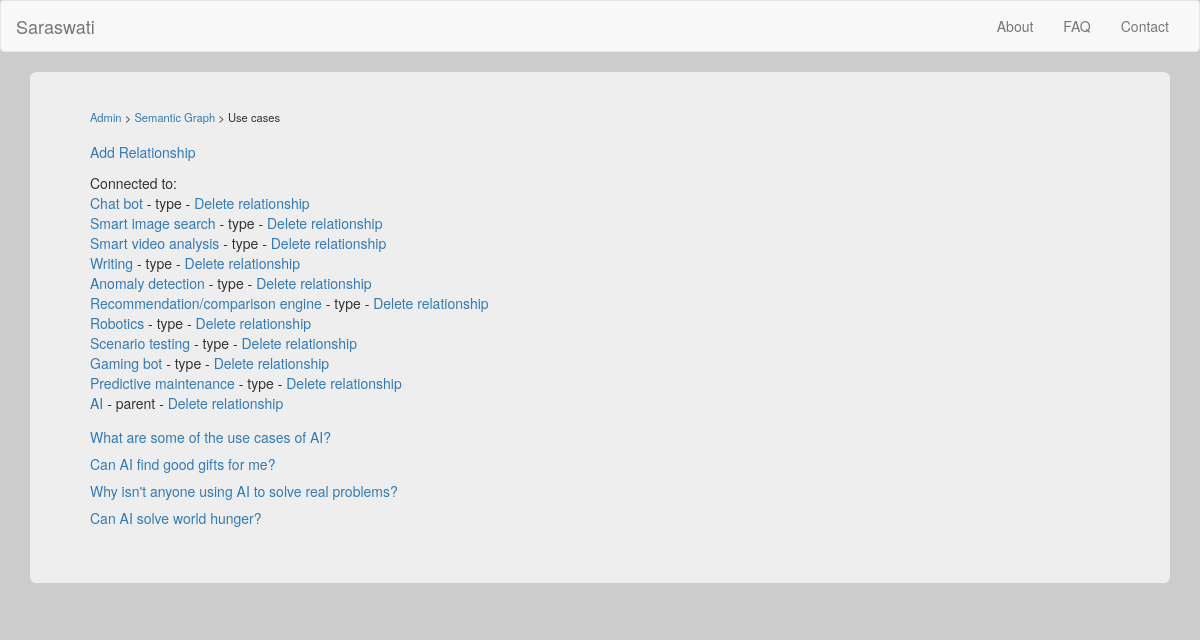
The page /node?id=2 on the database its author committed.
### db.py (models this page shows, shortened)
class semantic_graph_node(db.Model):
	id = db.Column('node_id', db.Integer, primary_key = True)
	title = db.Column(db.String(255))

class semantic_graph_relationship(db.Model):
	id = db.Column('relationship_id', db.Integer, primary_key = True)
	node_id_1 = db.Column(db.Integer)
	node_id_2 = db.Column(db.Integer)
	relationship_1_to_2 = db.Column(db.String(255))
	relationship_2_to_1 = db.Column(db.String(255))

class training_chat(db.Model):
	id = db.Column('message_id', db.Integer, primary_key = True)
	chat_id = db.Column(db.Integer)
	party = db.Column(db.SmallInteger)
	text = db.Column(db.Text)
	node_id = db.Column(db.Integer)

### modules/admin.py (the view)
@admin.route('/node')
def view_node():
	nodeID = request.args['id']
	thisNode = semantic_graph_node.query.filter_by(id=nodeID).first()
	if not thisNode:
		return render_template("error.html", error_message = "Database error")
	else:
		nodeName = thisNode.title
	if "del" in request.args:
		semantic_graph_relationship.query.filter_by(id=request.args["del"]).delete()
		db.session.commit()
	nodeList = []
	queryList = semantic_graph_relationship.query.filter_by(node_id_1 = nodeID)
	for result in queryList:
		newItem = type('tmp', (object,), {}) #Hacky way to make newItem a generic object
		newItem.relationship_id = result.id
		newItem.relationship = result.relationship_2_to_1 #Show the relationship of node2 to node1
		newItem.other_node_id = result.node_id_2
		titleQuery = semantic_graph_node.query.filter_by(id = result.node_id_2).first()
		newItem.nodeTitle = titleQuery.title
		nodeList.append(newItem)
	queryList2 = semantic_graph_relationship.query.filter_by(node_id_2 = nodeID)
	for result in queryList2:
		newItem = type('tmp', (object,), {}) #Hacky way to make newItem a generic object
		newItem.relationship_id = result.id
		newItem.relationship = result.relationship_1_to_2 #Show the relationship of node1 to node2
		newItem.other_node_id = result.node_id_1
		titleQuery = semantic_graph_node.query.filter_by(id = result.node_id_1).first()
		newItem.nodeTitle = titleQuery.title
		nodeList.append(newItem)
	results = training_chat.query.order_by(training_chat.chat_id).filter_by(node_id = nodeID)
	chats = clean_training_chats(results)
	return render_template("node.html", nodes = nodeList, node_id = nodeID, node_name = nodeName, chats = chats)

### helpers.py (called while the page is built)
def clean_training_chats(inputList):
	chats = []
	for result in inputList:
		addResult = True
		for chat in chats:
			if chat.chat_id == result.chat_id:
				addResult = False
				break
		if addResult:
			chats.append(result)
	return chats

### templates/node.html
{% extends "base.html" %}
{% block content %}
  <div class="container">
    <div class="jumbotron">
		<div class="navigation_header">
			<a href="admin">Admin</a> &gt; <a href="graph">Semantic Graph</a> &gt; {{ node_name }}
		</div>
		<a href="add_relationship?id={{ node_id }}">Add Relationship</a>
		<div style="height: 0.8em;"></div>
		{% if not nodes %}
			No connections found
		{% else %}
			Connected to:<br />
			{% for node in nodes %}
				<a href="node?id={{ node.other_node_id }}">{{ node.nodeTitle }}</a> - {{node.relationship}} - <a href="node?id={{ node_id }}&del={{ node.relationship_id }}" onclick="return confirm('Are you sure?');">Delete relationship</a><br />
			{% endfor %}
		{% endif %}
		<div style="height: 1em;"></div>
		{% for chat in chats %}
			<a href="training_chat?id={{ chat.chat_id }}">{{ chat.text }}</a>
			<div style="height: 0.5em;"></div>
		{% endfor %}
	</div>
  </div>
{% endblock %}

### static/styles.css (style rules this page uses)
body { background-color: #CCC; }
.navigation_header { margin-top: -1em; font-size: 0.8em; margin-bottom: 1.5em; }

### rows shown on the page
semantic_graph_node: title "Use cases"
semantic_graph_node: nodeTitle "Chat bot"
semantic_graph_relationship: relationship "type"
semantic_graph_node: nodeTitle "Smart image search"
semantic_graph_relationship: relationship "type"
semantic_graph_node: nodeTitle "Smart video analysis"
semantic_graph_relationship: relationship "type"
semantic_graph_node: nodeTitle "Writing"
semantic_graph_relationship: relationship "type"
semantic_graph_node: nodeTitle "Anomaly detection"
semantic_graph_relationship: relationship "type"
semantic_graph_node: nodeTitle "Recommendation/comparison engine"
semantic_graph_relationship: relationship "type"
semantic_graph_node: nodeTitle "Robotics"
semantic_graph_relationship: relationship "type"
semantic_graph_node: nodeTitle "Scenario testing"
semantic_graph_relationship: relationship "type"
semantic_graph_node: nodeTitle "Gaming bot"
semantic_graph_relationship: relationship "type"
semantic_graph_node: nodeTitle "Predictive maintenance"
semantic_graph_relationship: relationship "type"
semantic_graph_node: nodeTitle "AI"
semantic_graph_relationship: relationship "parent"
training_chat: text "What are some of the use cases of AI?"
training_chat: text "Can AI find good gifts for me?"
training_chat: text "Why isn't anyone using AI to solve real problems?"
training_chat: text "Can AI solve world hunger?"
